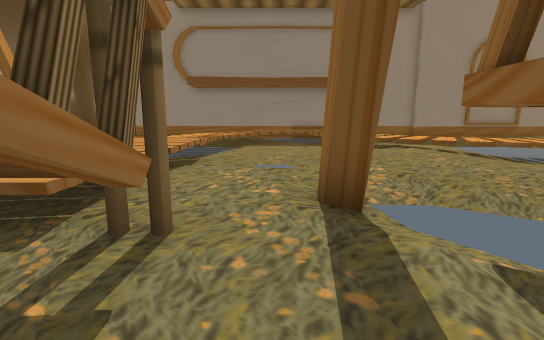
view 1 (above)

21 first-person views from a walk through a 3-D level made in the Unity game engine. The camera is 1.2 m above the floor, tilts 10° down and sees 85° across. The floor is counted in squares, 1 m on a side. Each view is taken from the middle of a square. On the plan, view 1 faces up. The plan holds only what a view shows up to about 13 squares ahead; the rest is blank. The place goes on beyond the plan. Some animated figures are left out. Door leaves are left out, so doorways stand open.

view 2
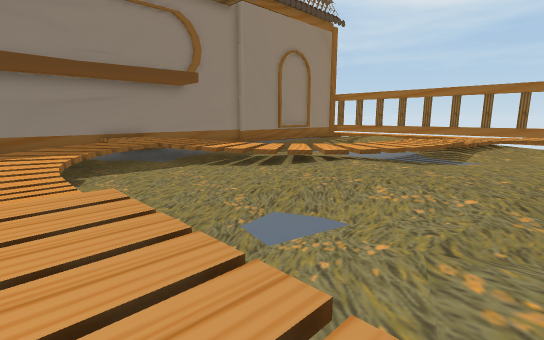

view 3
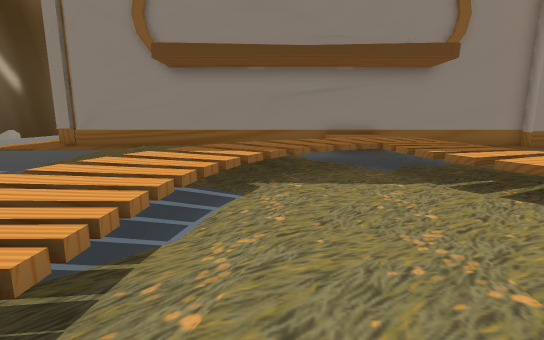

view 4
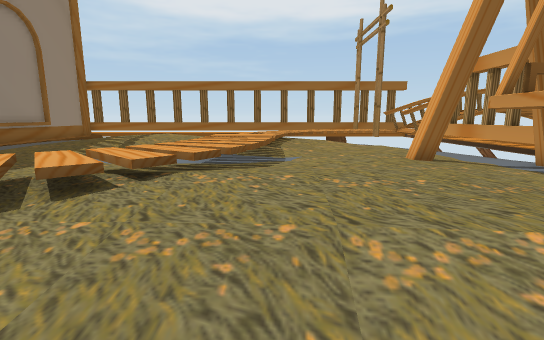

view 5
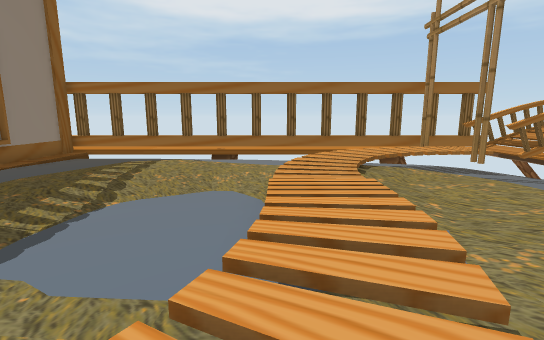

view 6
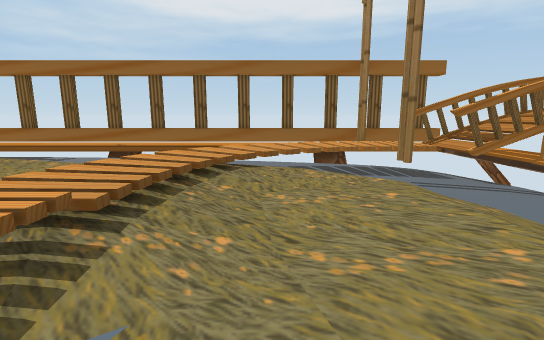

view 7
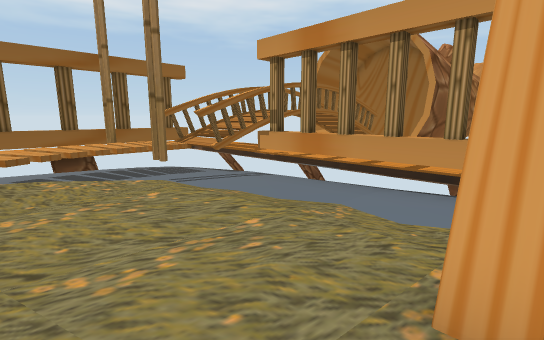

view 8
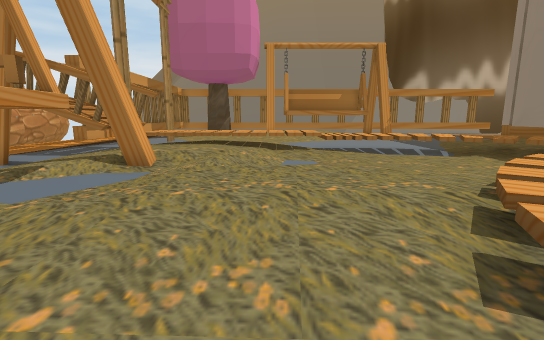

view 9
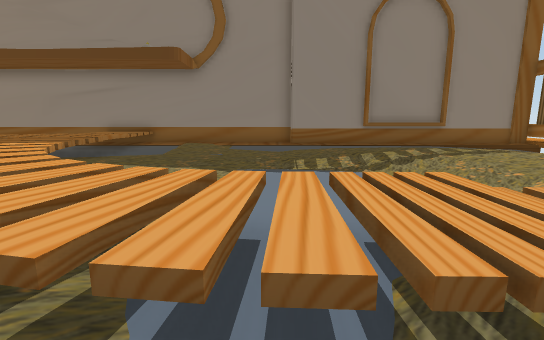

view 10
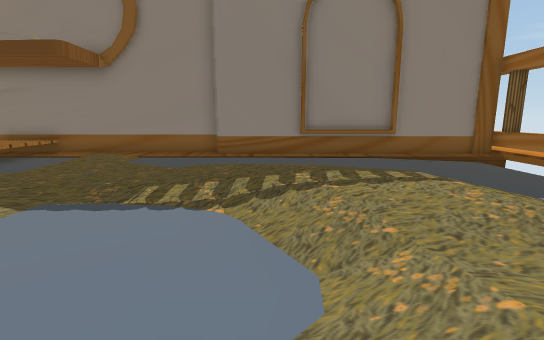

view 11
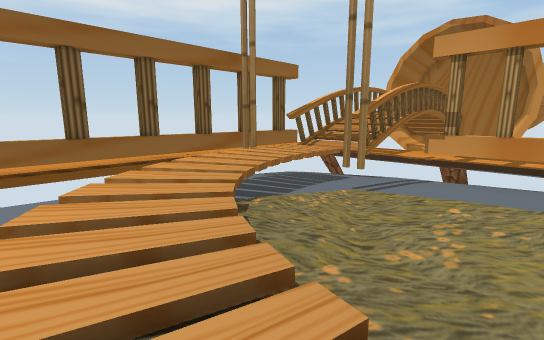

view 12
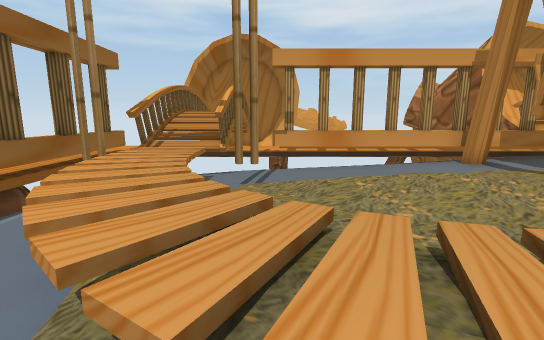

view 13
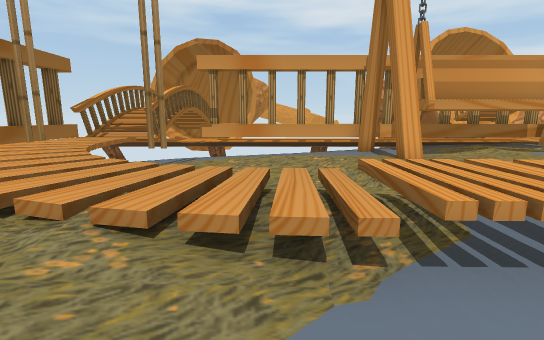

view 14
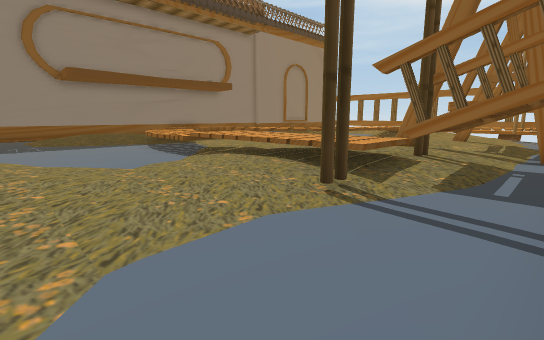

view 15
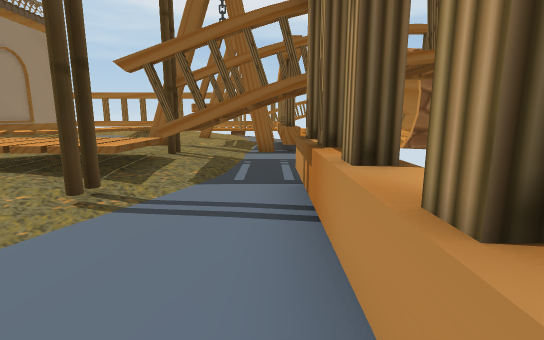

view 16
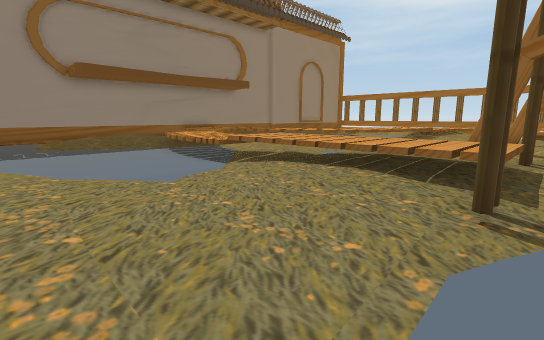

view 17
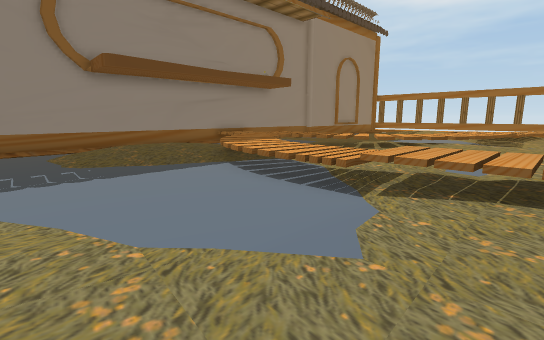

view 18
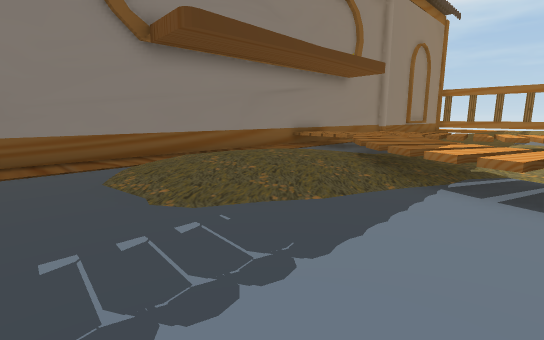

view 19
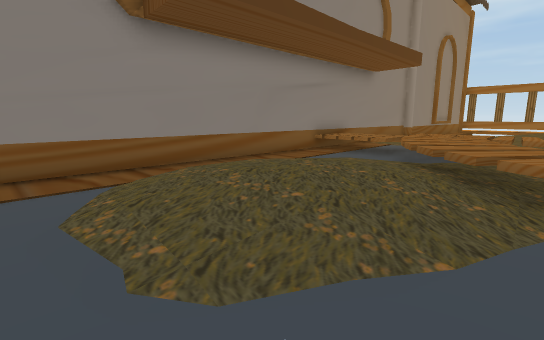

view 20
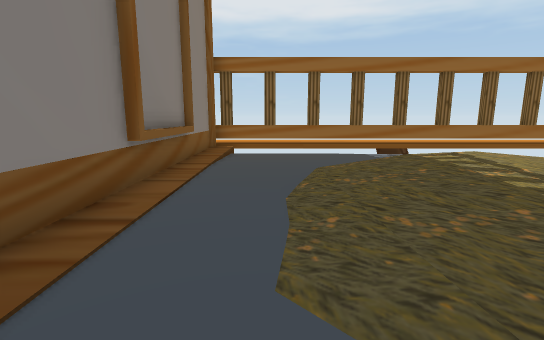

view 21
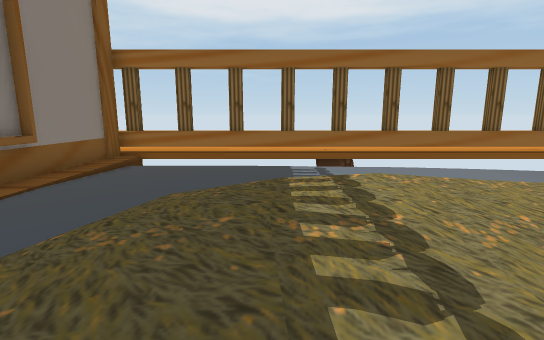

### Floor plan
Key: @ floor where view 1 was taken; # wall or solid block; x gap in a wall; . main floor; : floor 0.25 m higher than the main floor; - floor 0.25 m lower than the main floor; + floor 0.5 m higher than the main floor; _ floor 0.5 m lower than the main floor; < floor 0.75 m lower than the main floor; / step, stairs or slope; = window, fence, low wall or low ledge; ^ raised ledge; v drop or lower ground; T thing the floor can be seen under or through; O other object.
Columns run from 9 left of view 1 to 22 right of it. Each row starts with its distance up from view 1.
 21 ##############################=.
 20 ...........//.........####...##.
 19 .......  ..++...........----- ^.
 18 ....:::: ..===..........----- #.
 17 ....::::. ^===......././-----_^.
 16 ....::://#==O=.......:::/----_#.
 15 ...../.OO===/=.......::://---_^.
 14 ......v#=..OO/......./:+:/--__^.
 13 .....=^=...#//.......//:+/ -__^.
 12 .....=^=....///.....--/::  -__^.
 11 .....=^=....////....--...  ___x.
 10 ......^^....:///=====//:./-__=^.
  9 .....==O...:::///=^=//////___TT.
  8 .....OOO../::::..===//////=__=^.
  7 ...../////.::::...--...///v__TT.
  6 .....///::/::::.....---./Ov=__^.
  5 .....///::..::......----//^==TT.
  4 .....///::+......O....--_/=^=T^.
  3 ....#O///:########....--_/=^=#^.
  2 ......^^x..##   #---/_____^^^##.
  1  ....x^^^.####  ##________===<^.
  0 .....x^^x@##==####==TTTTT_^^^=#
 -1 ^^##=#  #.#===####TTTTTTT ^^^v=
 -2     ..       ............ ^^^..
 -3     ..       .. ......... ^^^..
 -4                           ^ ^
 -5                           #

Where each view was taken, in squares from view 1:
view 1: 0 up, 0 right, facing up
view 2: 5 up, 3 left, facing up-right
view 3: 8 up, 1 left, facing up
view 4: 8 up, 0 right, facing right
view 5: 10 up, 5 right, facing right
view 6: 6 up, 8 right, facing right
view 7: 6 up, 8 right, facing down-right
view 8: 7 up, 8 right, facing left
view 9: 7 up, 9 right, facing up
view 10: 9 up, 12 right, facing up
view 11: 9 up, 12 right, facing down-right
view 12: 10 up, 15 right, facing down
view 13: 12 up, 12 right, facing down
view 14: 0 up, 9 left, facing up-right
view 15: 0 up, 9 left, facing right
view 16: 2 up, 9 left, facing up-right
view 17: 6 up, 9 left, facing up-right
view 18: 12 up, 9 left, facing up-right
view 19: 14 up, 8 left, facing up-right
view 20: 18 up, 8 right, facing right
view 21: 15 up, 10 right, facing right
